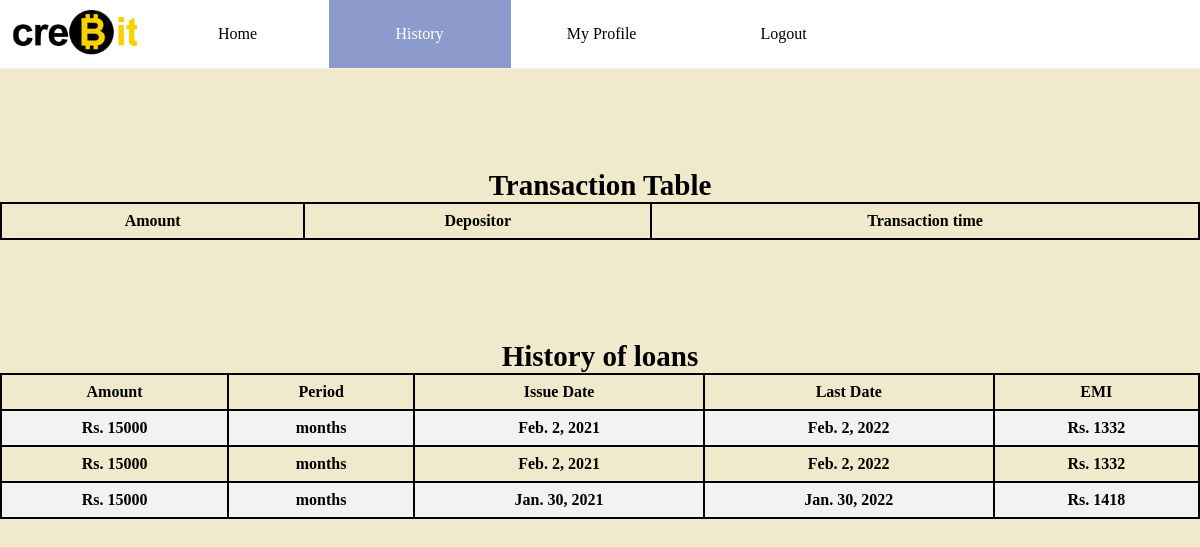
Screenshot of /customer/history/ (signed in) with the database file from the repository.
### loan/models.py (models this page shows)
class Loan (models.Model):
    user =  models.ForeignKey(User, null=True, blank=True, on_delete=models.CASCADE)
    username = models.CharField(max_length=200, null=False)
    amount = models.IntegerField(null=False)
    emi_amount = models.IntegerField(null=False)
    period = models.IntegerField(null=False)
    interest = models.IntegerField(null=False)
    issue_date = models.DateField(auto_now=True, null=False)
    end_date = models.DateField(null=False)
    class Meta:
        ordering = ['-issue_date']

### customer/views.py (the view, shortened to what this page needs)
# urls.py: path('history/', views.CustomerHistory, name='customer_history'),
def CustomerHistory (request):
    username = request.user.username
    u = User.objects.get(username=username)
    customer_type = ''
    if u.userprofile.user_type == 'shopkeeper':
        customer_type = 'shopkeeper'
    loan_list = []
    amount_list = []
    emi_list = []
    period_list = []
    interest_list = []
    issue_date_list = []
    end_date_list = []
    temp_list = u.loan_set.all()
    if temp_list:
        for item in temp_list:
            amount = item.amount
            print(amount)
            amount_list.append(amount)
            emi_amount = item.emi_amount
            emi_list.append(emi_amount)
            period = item.period
            period_list.append(period)
            interest = item.interest
            interest_list.append(interest)
            issue_date = item.issue_date
            issue_date_list.append(issue_date)
            end_date = item.end_date
            end_date_list.append(end_date)
    loan_list = zip (amount_list, emi_list, period_list, interest_list, issue_date_list, end_date_list)
    trans_list = []
    trans_amount_list = []
    trans_depositor_list = []
    trans_time_list = []
    trans_temp_list = u.customertransactions_set.all()
    trans_list = zip (trans_amount_list, trans_depositor_list, trans_time_list)
    return render (request, 'customerHistory.html', {'loan_list': loan_list, 'customer_type':customer_type, 'trans_list':trans_list})

### customer/templates/customerHistory.html (shortened to what this page needs)
<!DOCTYPE html>
{% load static %}
<html lang="en">
<head>
    <link rel="stylesheet" href="https://cdnjs.cloudflare.com/ajax/libs/font-awesome/4.7.0/css/font-awesome.min.css">
    <link rel="stylesheet" href="{% static 'css/customerHistory.css' %}">
</head>
<body>
    <div class="topnav" id="myTopnav">
        <img src="{% static 'media/logo2.png' %}" alt="logo" style="float: left;height:45px;margin :10px;">
        <a href="{% url 'customer:customer_home' %}" >Home</a>
         <a href="{% url 'customer:customer_history' %}" class="active">History</a>
          <a href="{% url 'customer:customer_profile' %} ">My Profile</a>
        <a href="{% url 'landing_page' %}">Logout</a>
      </div>
     <div style="overflow-x:auto;">
  <table>
  <caption style="text-align:center; font-weight: bold; font-size: 29px;">Transaction Table</caption>
    <tr>
      <th>Amount</th>
      <th>Depositor</th>
      <th>Transaction time</th>
    </tr>
  </table>
</div>
<div style="overflow-x:auto;">
  <table>
  <caption style="text-align:center; font-weight: bold; font-size: 29px;">History of loans</caption>
    <tr>
      <th>Amount</th>
      <th>Period</th>
      <th>Issue Date</th>
      <th>Last Date</th>
      <th>EMI</th>
    </tr>
    {% for amount, emi_amount, period, interest, issue_date, end_date in loan_list%}
       <tr>
           <th>Rs. {{amount}}</th>
           <th>{{Period}} months</th>
           <th>{{issue_date}}</th>
           <th>{{end_date}}</th>
           <th>Rs. {{emi_amount}}</th>
       </tr>
    {% endfor %}
  </table>
</div>
</body>
</html>

### customer/static/css/customerHistory.css (style rules this page uses)
body { margin:0; background:rgba(211, 191, 102, 0.336); }
.topnav { margin:0; overflow: hidden; background-color: rgb(255, 255, 255); border-bottom: 1px solid rgba(168, 138, 4, 0.123); }
.topnav a { float: left; width: 150px; display: block; color: black; text-align: center; padding: 25px 16px; text-decoration: none; font-size: 16px; }
.topnav a.active { background-color: #8c9bcc; color: white; }
table { margin-top:100px; border-collapse: collapse; border-spacing: 0; width: 100%; border: 1px solid #ddd; }
th, td { border: 2px solid black; text-align: center; padding: 8px; }
tr:nth-child(even) { background-color: #f2f2f2 }

### rows the page displays
Loan: loan_list "Feb. 2, 2021", loan_list "Feb. 2, 2022"
Loan: loan_list "Feb. 2, 2021", loan_list "Feb. 2, 2022"
Loan: loan_list "Jan. 30, 2021", loan_list "Jan. 30, 2022"

### other values shown
{{ amount }} "15000" "15000" "15000"
{{ emi_amount }} "1332" "1332" "1418"
